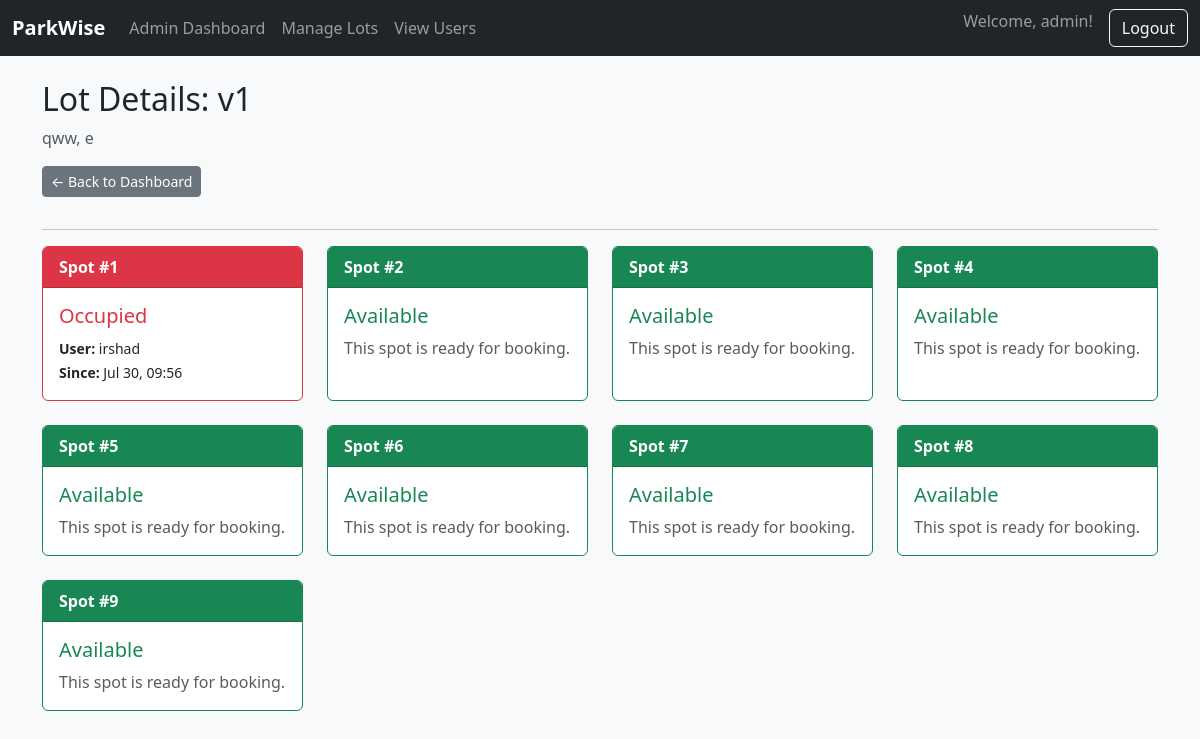
The app's page /admin/view_lot/1 (signed in) with its own data.
### app.py (models this page shows)
class ParkingLot(db.Model):
    id = db.Column(db.Integer, primary_key=True)
    name = db.Column(db.String(100), nullable=False)
    address = db.Column(db.String(200), nullable=False)
    pincode = db.Column(db.String(10), nullable=False)
    price = db.Column(db.Float, nullable=False)
    capacity = db.Column(db.Integer, nullable=False)
    spots = db.relationship('ParkingSpot', backref='lot', lazy=True, cascade="all, delete-orphan")

class ParkingSpot(db.Model):
    id = db.Column(db.Integer, primary_key=True)
    spot_number = db.Column(db.Integer, nullable=False)
    status = db.Column(db.String(1), default='A')  # A=Available, O=Occupied
    lot_id = db.Column(db.Integer, db.ForeignKey('parking_lot.id'), nullable=False)
    reservations = db.relationship('Reservation', backref='spot', lazy=True)

class User(db.Model):
    id = db.Column(db.Integer, primary_key=True)
    username = db.Column(db.String(80), unique=True, nullable=False)
    password = db.Column(db.String(200), nullable=False)
    is_admin = db.Column(db.Boolean, default=False)
    reservations = db.relationship('Reservation', backref='user', lazy=True)

class Reservation(db.Model):
    id = db.Column(db.Integer, primary_key=True)
    user_id = db.Column(db.Integer, db.ForeignKey('user.id'), nullable=False)
    spot_id = db.Column(db.Integer, db.ForeignKey('parking_spot.id'), nullable=False)
    lot_id = db.Column(db.Integer, db.ForeignKey('parking_lot.id'), nullable=False)
    entry_time = db.Column(db.DateTime, nullable=False, default=datetime.utcnow)
    exit_time = db.Column(db.DateTime, nullable=True)
    cost = db.Column(db.Float, nullable=True)
    is_active = db.Column(db.Boolean, default=True)

### app.py (the view)
@app.route('/admin/view_lot/<int:lot_id>')
def view_lot(lot_id):
    if not session.get('is_admin'):
        return redirect(url_for('admin_login'))
    lot = ParkingLot.query.get_or_404(lot_id)
    spots = ParkingSpot.query.filter_by(lot_id=lot.id).order_by(ParkingSpot.spot_number).all()
    return render_template('admin/view_lot.html', lot=lot, spots=spots)

### templates/admin/view_lot.html (shortened to what this page needs)
{% extends 'base.html' %}
{% block content %}
<h2>Lot Details: {{ lot.name }}</h2>
<p class="text-muted">{{ lot.address }}, {{ lot.pincode }}</p>
<a href="{{ url_for('admin_dashboard') }}" class="btn btn-secondary btn-sm mb-3">← Back to Dashboard</a>
<hr>
<div class="row">
    {% for spot in spots %}
    <div class="col-md-3 mb-4">
        <div class="card h-100 {% if spot.status == 'O' %}border-danger{% else %}border-success{% endif %}">
            <div class="card-header {% if spot.status == 'O' %}bg-danger text-white{% else %}bg-success text-white{% endif %}">
                <strong>Spot #{{ spot.spot_number }}</strong>
            </div>
            <div class="card-body">
                {% if spot.status == 'O' %}
                    <h5 class="card-title text-danger">Occupied</h5>
                     {% set active_res = spot.reservations|selectattr('is_active')|first %}
                     {% if active_res %}
                    <p class="card-text mb-0"><small><strong>User:</strong> {{ active_res.user.username }}</small></p>
                    <p class="card-text"><small><strong>Since:</strong> {{ active_res.entry_time.strftime('%b %d, %H:%M') }}</small></p>
                    {% endif %}
                {% else %}
                    <h5 class="card-title text-success">Available</h5>
                    <p class="card-text text-muted">This spot is ready for booking.</p>
                {% endif %}
            </div>
        </div>
    </div>
    {% else %}
    <div class="col"><p>This parking lot has no spots configured.</p></div>
    {% endfor %}
</div>
{% endblock %}

### templates/base.html (shortened to what this page needs)
<!doctype html>
<html lang="en">
<head>
    <link href="https://cdn.jsdelivr.net/npm/bootstrap@5.3.3/dist/css/bootstrap.min.css" rel="stylesheet">
    <link rel="stylesheet" href="{{ url_for('static', filename='css/style.css') }}">
</head>
<body>
    <nav class="navbar navbar-expand-lg navbar-dark bg-dark">
        <div class="container-fluid">
            <a class="navbar-brand" href="{{ url_for('index') }}">ParkWise</a>
            <div class="collapse navbar-collapse" id="navbarNav">
                <ul class="navbar-nav me-auto">
                    {% if session.get('is_admin') %}
                        <li class="nav-item"><a class="nav-link" href="{{ url_for('admin_dashboard') }}">Admin Dashboard</a></li>
                        <li class="nav-item"><a class="nav-link" href="{{ url_for('lots') }}">Manage Lots</a></li>
                        <li class="nav-item"><a class="nav-link" href="{{ url_for('view_users') }}">View Users</a></li>
                    {% elif session.get('user_id') %}
                        <li class="nav-item"><a class="nav-link" href="{{ url_for('user_dashboard') }}">My Dashboard</a></li>
                        <li class="nav-item"><a class="nav-link" href="{{ url_for('book') }}">Book Parking</a></li>
                    {% endif %}
                </ul>
                <ul class="navbar-nav">
                    {% if session.get('user_id') %}
                        <li class="nav-item"><span class="navbar-text me-3">Welcome, {{ session.username }}!</span></li>
                        <li class="nav-item"><a class="btn btn-outline-light" href="{{ url_for('logout') }}">Logout</a></li>
                    {% else %}
                        <li class="nav-item"><a class="nav-link" href="{{ url_for('login') }}">User Login</a></li>
                        <li class="nav-item"><a class="nav-link" href="{{ url_for('admin_login') }}">Admin Login</a></li>
                        <li class="nav-item"><a class="btn btn-warning ms-2" href="{{ url_for('register') }}">Register</a></li>
                    {% endif %}
                </ul>
            </div>
        </div>
    </nav>
    <div class="container mt-4">
        {% block content %}{% endblock %}
    </div>
</body>
</html>

### static/style.css (style rules this page uses)
body { background-color: #f8f9fa; }
.card-header { font-weight: bold; }
.navbar-brand { font-weight: bold; }

### records on screen
ParkingLot: name "v1", address "qww", pincode "e"
ParkingSpot: spot_number "1"
User: user.username "irshad"
Reservation: entry_time "Jul 30, 09:56"
ParkingSpot: spot_number "2", status "Available"
ParkingSpot: spot_number "3", status "Available"
ParkingSpot: spot_number "4", status "Available"
ParkingSpot: spot_number "5", status "Available"
ParkingSpot: spot_number "6", status "Available"
ParkingSpot: spot_number "7", status "Available"
ParkingSpot: spot_number "8", status "Available"
ParkingSpot: spot_number "9", status "Available"

### other values on screen
{{ session.username }} "admin"
